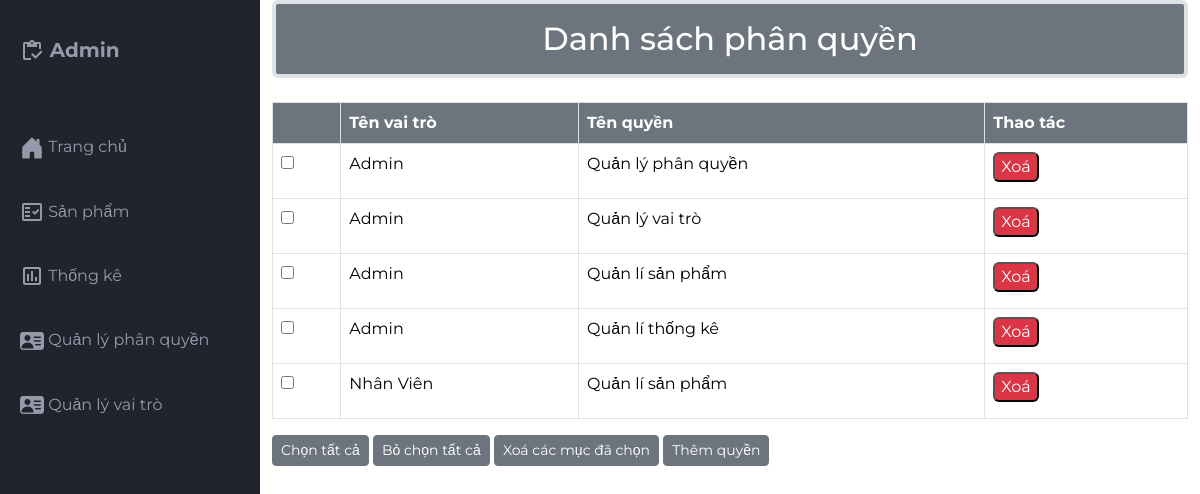
/src/Admin/indexadmin.php?act=pq (signed in), run on an earlier commit of the app's database.
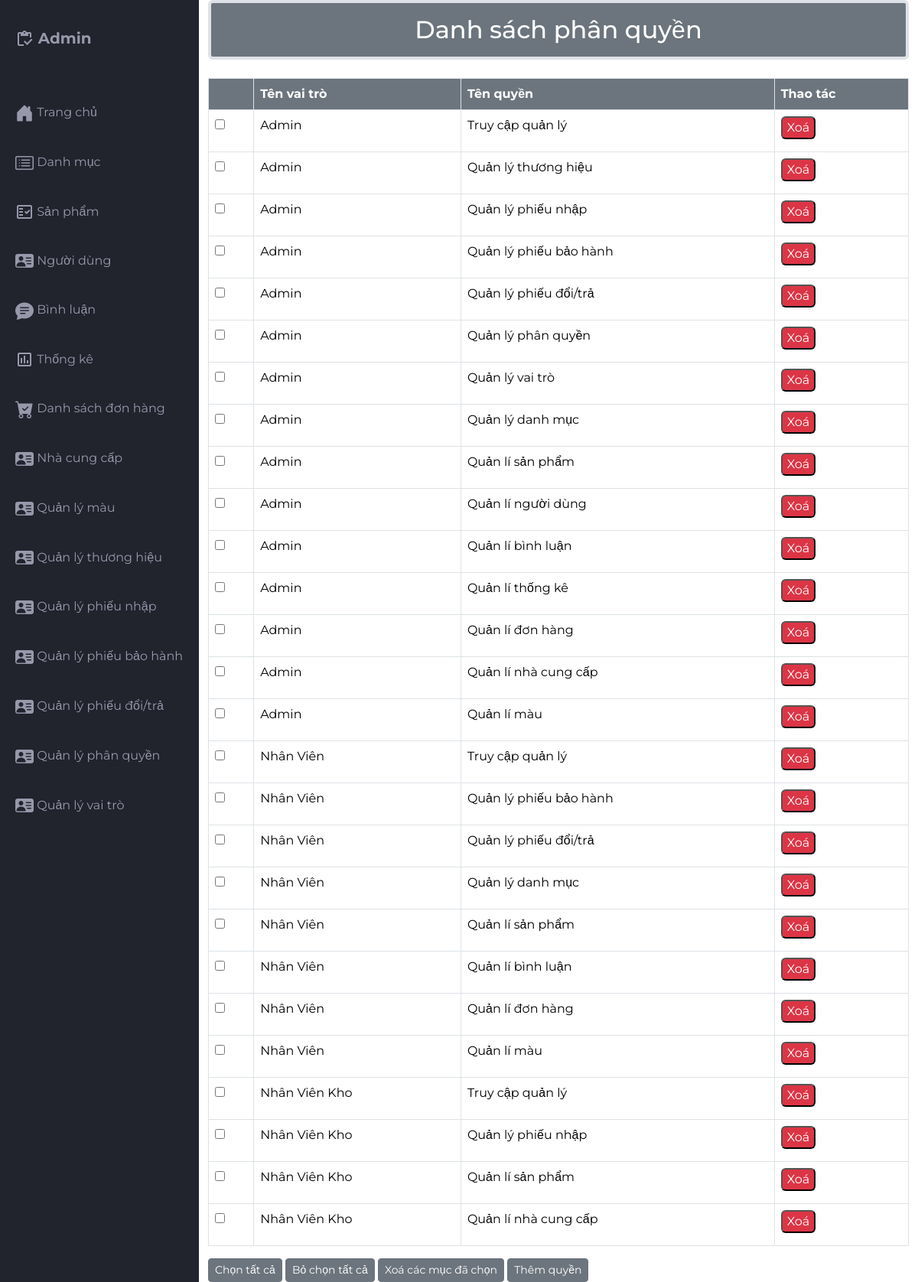
And on a later commit of the database.
### tables this page shows
CREATE TABLE `chi_tiet_nhom_quyen` (
  `role_id` int(10) NOT NULL,
  `permission_id` varchar(10) NOT NULL,
  `hanh_dong` varchar(255) DEFAULT NULL
);

CREATE TABLE `vaitro` (
  `vaitro_id` int(10) NOT NULL COMMENT 'ID vai trò',
  `vaitro_name` varchar(250) NOT NULL COMMENT 'Vai trò'
);

CREATE TABLE `quyen` (
  `permission_id` varchar(10) NOT NULL,
  `permission_name` varchar(255) NOT NULL,
  `trang_thai` int(11) NOT NULL
);

### src/app/model/connectdb.php (called while the page is built, shortened)
<?php
function get_connect()
{
    try {
        $conn = new PDO("mysql:host=localhost;dbname=da1;charset=utf8", "root", "");
        $conn->setAttribute(PDO::ATTR_ERRMODE, PDO::ERRMODE_EXCEPTION);
        return $conn;
    } catch (Exception $e) {
        echo 'Kết nối thất bại: ' . $e->getMessage();
        return null;
    }
}
function pdo_queryall($sql)
{
    $thamso = array_slice(func_get_args(), 1);
    $conn = get_connect();
    try {
        $exe = $conn->prepare($sql);
        $exe->execute($thamso);
        return $exe->fetchAll(PDO::FETCH_ASSOC);
    } catch (Exception $e) {
        echo 'Thao tác thất bại: ' . $e->getMessage();
    } finally {
        unset($conn);
    }
}

### src/app/model/qlpq.php (called while the page is built, shortened)
<?php
 function query_allpq() {
        $sql = "SELECT
                    ct.role_id,
                    vt.vaitro_name,
                    ct.permission_id,
                    q.permission_name,
                    q.trang_thai,
                    ct.hanh_dong
                FROM
                    chi_tiet_nhom_quyen ct
                JOIN
                    vaitro vt ON ct.role_id = vt.vaitro_id
                JOIN
                    quyen q ON ct.permission_id = q.permission_id";
        return pdo_queryall($sql);
    }
?>

### src/Admin/qlphanquyen/qlpq.php (the view, shortened to what this page needs)
<div class="container">
    <h2 class="border border-4 mb-4 text-bg-secondary p-3 text-center rounded">Danh sách phân quyền</h2>
    <div class="table-responsive">
        <table class="table table-bordered">
            <thead>
                <tr>
                    <th class="text-bg-secondary"></th>
                    <th class="text-bg-secondary">Tên vai trò</th>
                    <th class="text-bg-secondary">Tên quyền</th>
                    <th class="text-bg-secondary">Thao tác</th>
                </tr>
            </thead>
            <tbody>
                <?php foreach ($listpq as $itemdt):
                    extract($itemdt);
                ?>
                <tr>
                    <td><input type="checkbox" name="checkbox[]" value="<?= $role_id ?>_<?= $permission_id ?>"></td>
                    <td><?= htmlspecialchars($vaitro_name) ?></td>
                    <td><?= htmlspecialchars($permission_name) ?></td>
                    <td>
                        <a href="indexadmin.php?act=xoapq&role_id=<?= $role_id ?>&permission_id=<?= $permission_id ?>" onclick="return confirm('Bạn có chắc muốn xoá ?')">
                            <input class="mb-2 text-bg-danger rounded" type="button" value="Xoá">
                        </a>
                    </td>
                </tr>
                <?php endforeach; ?>
            </tbody>
        </table>
    </div>
    <div class="">
        <button type="button" class="btn btn-secondary btn-sm" onclick="toggleCheckboxes(true)">Chọn tất cả</button>
        <button type="button" class="btn btn-secondary btn-sm" onclick="toggleCheckboxes(false)">Bỏ chọn tất cả</button>
        <button type="button" class="btn btn-secondary btn-sm">Xoá các mục đã chọn</button>
        <a href="indexadmin.php?act=addpq1">
            <button type="button" class="btn btn-secondary btn-sm">Thêm quyền</button>
        </a>
    </div>
</div>

### src/Admin/indexadmin.php (shortened to what this page needs)
<?php
include '../app/model/connectdb.php';
include '../app/model/qlpq.php';
$vaitro_id = $_SESSION['acount']['vaitro_id'];
$pdo = get_connect();
if ($pdo) {
    $permissions = getUserPermissions($vaitro_id, $pdo);
} else {
    echo "Kết nối cơ sở dữ liệu không thành công.";
    exit;
}
function getUserPermissions($role_id, $pdo)
{
    $query = "SELECT q.permission_name, q.trang_thai
              FROM chi_tiet_nhom_quyen ct
              JOIN quyen q ON ct.permission_id = q.permission_id
              WHERE ct.role_id = ?";
    $stmt = $pdo->prepare($query);
    $stmt->execute([$role_id]);
    return $stmt->fetchAll(PDO::FETCH_ASSOC);
}
function hasPermission($action, $permissions)
{
    foreach ($permissions as $permission) {
        if ($permission['permission_name'] === $action && $permission['trang_thai'] === 1) {
            return true;
        }
    }
    return false;
}
?>
<!DOCTYPE html>
<html lang="en">
<head>
    <link href="https://cdn.jsdelivr.net/npm/bootstrap@5.3.2/dist/css/bootstrap.min.css" rel="stylesheet"
>
    <link rel="stylesheet" href="https://cdn.jsdelivr.net/npm/bootstrap-icons@1.11.2/font/bootstrap-icons.min.css">
    <link rel="stylesheet" href="css/styles.css">
</head>
<body class="bg-white">
    <div class="grid-container">
        <aside id="sidebar">
            <div class="sidebar-title">
                <div class="sidebar-brand">
                    <span class="material-icons-outlined">inventory</span> Admin
                </div>
            </div>
            <?php
            $current_act = isset($_GET['act']) ? $_GET['act'] : 'home';
            ?>
            <ul class="sidebar-list">
                <li class="sidebar-list-item <?php echo ($current_act == 'home') ? 'active' : ''; ?>">
                    <a href="indexadmin.php?act=home">
                        <span class="material-icons-outlined"><i class="bi bi-house-door-fill"></i></span> Trang chủ
                    </a>
                </li>
                <?php if (hasPermission('Quản lý danh mục', $permissions)) { ?>
                    <li class="sidebar-list-item <?php echo ($current_act == 'cate') ? 'active' : ''; ?>">
                        <a href="indexadmin.php?act=cate">
                            <span class="material-icons-outlined"><i class="bi bi-card-list"></i></span> Danh mục
                        </a>
                    </li>
                <?php } ?>
                <?php if (hasPermission('Quản lí sản phẩm', $permissions)) { ?>
                    <li
                        class="sidebar-list-item <?php echo (in_array($current_act, ['pro', 'thempro', 'suapro', 'chitietadmin', 'thungrac_product'])) ? 'active' : ''; ?>">
                        <a href="indexadmin.php?act=pro">
                            <span class="material-icons-outlined">fact_check</span> Sản phẩm
                        </a>
                    </li>
                <?php } ?>
                <?php if (hasPermission('Quản lí người dùng', $permissions)) { ?>
                    <li class="sidebar-list-item <?php echo ($current_act == 'listtk') ? 'active' : ''; ?>">
                        <a href="indexadmin.php?act=listtk">
                            <span class="material-icons-outlined"><i class="bi bi-person-vcard-fill"></i></span> Người dùng
                        </a>
                    </li>
                <?php } ?>
                <?php if (hasPermission('Quản lí bình luận', $permissions)) { ?>
                    <li class="sidebar-list-item <?php echo ($current_act == 'listbl') ? 'active' : ''; ?>">
                        <a href="indexadmin.php?act=listbl">
                            <span class="material-icons-outlined"><i class="bi bi-chat-text-fill"></i></span> Bình luận
                        </a>
                    </li>
                <?php } ?>
                <?php if (hasPermission('Quản lí thống kê', $permissions)) { ?>
                    <li
                        class="sidebar-list-item <?php echo (in_array($current_act, ['thongke', 'thongke_sanpham', 'thongke_doanhthu', 'thongke_donhang'])) ? 'active' : ''; ?>">
                        <a href="indexadmin.php?act=thongke_sanpham">
                            <span class="material-icons-outlined">poll</span> Thống kê
                        </a>
                    </li>
                <?php } ?>
                <?php if (hasPermission('Quản lí đơn hàng', $permissions)) { ?>
                    <li
                        class="sidebar-list-item <?php echo (in_array($current_act, ['donhang', 'chitietdh', 'suadonhang', 'in_hoadon'])) ? 'active' : ''; ?>">
                        <a href="indexadmin.php?act=donhang">
                            <span class="material-icons-outlined"><i class="bi bi-cart-check-fill"></i></span> Danh sách đơn
                            hàng
                        </a>
                    </li>
                <?php } ?>
                <?php if (hasPermission('Quản lí nhà cung cấp', $permissions)) { ?>
                    <li
                        class="sidebar-list-item <?php echo (in_array($current_act, ['ncc', 'themNCC', 'suaNCC'])) ? 'active' : ''; ?>">
                        <a href="indexadmin.php?act=ncc">
                            <span class="material-icons-outlined"><i class="bi bi-person-vcard-fill"></i></span> Nhà cung
                            cấp
                        </a>
                    </li>
                <?php } ?>
                <?php if (hasPermission('Quản lí màu', $permissions)) { ?>
                    <li
                        class="sidebar-list-item <?php echo (in_array($current_act, ['color', 'addcolor', 'updatecolor'])) ? 'active' : ''; ?>">
                        <a href="indexadmin.php?act=color">
                            <span class="material-icons-outlined"><i class="bi bi-person-vcard-fill"></i></span> Quản lý màu
                        </a>
                    </li>
                <?php } ?>
                <?php if (hasPermission('Quản lý thương hiệu', $permissions)) { ?>
                    <li
                        class="sidebar-list-item <?php echo (in_array($current_act, ['thuonghieu', 'addbrand', 'suabrand'])) ? 'active' : ''; ?>">
                        <a href="indexadmin.php?act=thuonghieu">
                            <span class="material-icons-outlined"><i class="bi bi-person-vcard-fill"></i></span> Quản lý
                            thương hiệu
                        </a>
                    </li>
                <?php } ?>
                <?php if (hasPermission('Quản lý phiếu nhập', $permissions)) { ?>
                    <li
                        class="sidebar-list-item <?php echo (in_array($current_act, ['phieunhap', 'addphieunhap', 'suaphieunhap'])) ? 'active' : ''; ?>">
                        <a href="indexadmin.php?act=phieunhap">
                            <span class="material-icons-outlined"><i class="bi bi-person-vcard-fill"></i></span> Quản lý
                            phiếu nhập
                        </a>
                    </li>
                <?php } ?>
                <?php if (hasPermission('Quản lý phiếu bảo hành', $permissions)) { ?>
                    <li
                        class="sidebar-list-item <?php echo (in_array($current_act, ['bh', 'addbh1', 'addbh'])) ? 'active' : ''; ?>">
                        <a href="indexadmin.php?act=bh">
                            <span class="material-icons-outlined"><i class="bi bi-person-vcard-fill"></i></span> Quản lý
                            phiếu bảo hành
                        </a>
                    </li>
                <?php } ?>
                <?php if (hasPermission('Quản lý phiếu đổi/trả', $permissions)) { ?>
                    <li class="sidebar-list-item">
                        <a href="indexadmin.php?act=doitra">
                            <span class="material-icons-outlined"><i class="bi bi-person-vcard-fill"></i></span> Quản lý
                            phiếu đổi/trả
                        </a>
                    </li>
                <?php } ?>
                <?php if (hasPermission('Quản lý phân quyền', $permissions)) { ?>
                    <li class="sidebar-list-item">
                        <a href="indexadmin.php?act=pq">
                            <span class="material-icons-outlined"><i class="bi bi-person-vcard-fill"></i></span> Quản lý
                            phân quyền
                        </a>
                    </li>
                <?php } ?>
                <?php if (hasPermission('Quản lý vai trò', $permissions)) { ?>
                    <li class="sidebar-list-item">
                        <a href="indexadmin.php?act=vaitro">
                            <span class="material-icons-outlined"><i class="bi bi-person-vcard-fill"></i></span> Quản lý vai
                            trò
                        </a>
                    </li>
                <?php } ?>
            </ul>
        </aside>
        <?php
        if (isset($_GET['act'])) {
            $act = $_GET['act'];
            switch ($act) {
                case 'pq':
                    $listpq = query_allpq();
                    include './qlphanquyen/qlpq.php';
                    break;
            }
        }
        include './viewadmin/footter.php';
        ?>

### src/Admin/viewadmin/footter.php (shortened to what this page needs)
</div>
</body>
</html>

### src/Admin/css/styles.css (style rules this page uses)
body { margin: 0; padding: 0; box-sizing: border-box; background-color: #e6e8ed; color: #666666; font-family: "Montserrat", sans-serif; }
.material-icons-outlined { vertical-align: middle; line-height: 1px; }
.grid-container { display: grid; grid-template-columns: 260px 1fr; grid-template-rows: 0.2fr 3fr; grid-template-areas: "sidebar header header header" "sidebar main main main"; height: 100vh; }
#sidebar { grid-area: sidebar; height: 100%; background-color: #21232d; color: #9799ab; overflow-y: auto; transition: all 0.5s; -webkit-transition: all 0.5s; }
.sidebar-title { display: flex; justify-content: space-between; align-items: center; padding: 20px 20px 20px 20px; margin-bottom: 30px; }
.sidebar-brand { margin-top: 15px; font-size: 20px; font-weight: 700; }
.sidebar-list { padding: 0; margin-top: 15px; list-style-type: none; }
.sidebar-list-item { padding: 20px 20px 20px 20px; }
.sidebar-list-item > a { text-decoration: none; color: #9799ab; }

What changed in the data, as far as the page shows it:
added chi_tiet_nhom_quyen: role.vaitro_name "Admin", permission.permission_name "Truy cập quản lý"
added chi_tiet_nhom_quyen: role.vaitro_name "Admin", permission.permission_name "Quản lý thương hiệu"
added chi_tiet_nhom_quyen: role.vaitro_name "Admin", permission.permission_name "Quản lý phiếu nhập"
added chi_tiet_nhom_quyen: role.vaitro_name "Admin", permission.permission_name "Quản lý phiếu bảo hành"
added chi_tiet_nhom_quyen: role.vaitro_name "Admin", permission.permission_name "Quản lý phiếu đổi/trả"
added chi_tiet_nhom_quyen: role.vaitro_name "Admin", permission.permission_name "Quản lý danh mục"
added chi_tiet_nhom_quyen: role.vaitro_name "Admin", permission.permission_name "Quản lí người dùng"
added chi_tiet_nhom_quyen: role.vaitro_name "Admin", permission.permission_name "Quản lí bình luận"
added chi_tiet_nhom_quyen: role.vaitro_name "Admin", permission.permission_name "Quản lí đơn hàng"
added chi_tiet_nhom_quyen: role.vaitro_name "Admin", permission.permission_name "Quản lí nhà cung cấp"
added chi_tiet_nhom_quyen: role.vaitro_name "Admin", permission.permission_name "Quản lí màu"
added chi_tiet_nhom_quyen: role.vaitro_name "Nhân Viên", permission.permission_name "Truy cập quản lý"
added chi_tiet_nhom_quyen: role.vaitro_name "Nhân Viên", permission.permission_name "Quản lý phiếu bảo hành"
added chi_tiet_nhom_quyen: role.vaitro_name "Nhân Viên", permission.permission_name "Quản lý phiếu đổi/trả"
added chi_tiet_nhom_quyen: role.vaitro_name "Nhân Viên", permission.permission_name "Quản lý danh mục"
added chi_tiet_nhom_quyen: role.vaitro_name "Nhân Viên", permission.permission_name "Quản lí bình luận"
added chi_tiet_nhom_quyen: role.vaitro_name "Nhân Viên", permission.permission_name "Quản lí đơn hàng"
added chi_tiet_nhom_quyen: role.vaitro_name "Nhân Viên", permission.permission_name "Quản lí màu"
added chi_tiet_nhom_quyen: role.vaitro_name "Nhân Viên Kho", permission.permission_name "Truy cập quản lý"
added chi_tiet_nhom_quyen: role.vaitro_name "Nhân Viên Kho", permission.permission_name "Quản lý phiếu nhập"
added chi_tiet_nhom_quyen: role.vaitro_name "Nhân Viên Kho", permission.permission_name "Quản lí sản phẩm"
added chi_tiet_nhom_quyen: role.vaitro_name "Nhân Viên Kho", permission.permission_name "Quản lí nhà cung cấp"
Also different on the page:
text now shown: "Danh mục Người dùng Bình luận Danh sách đơn hàng Nhà cung cấp Quản lý màu Quản lý thương hiệu Quản lý phiếu nhập Quản lý phiếu bảo hành Quản lý phiếu đổi/trả"
